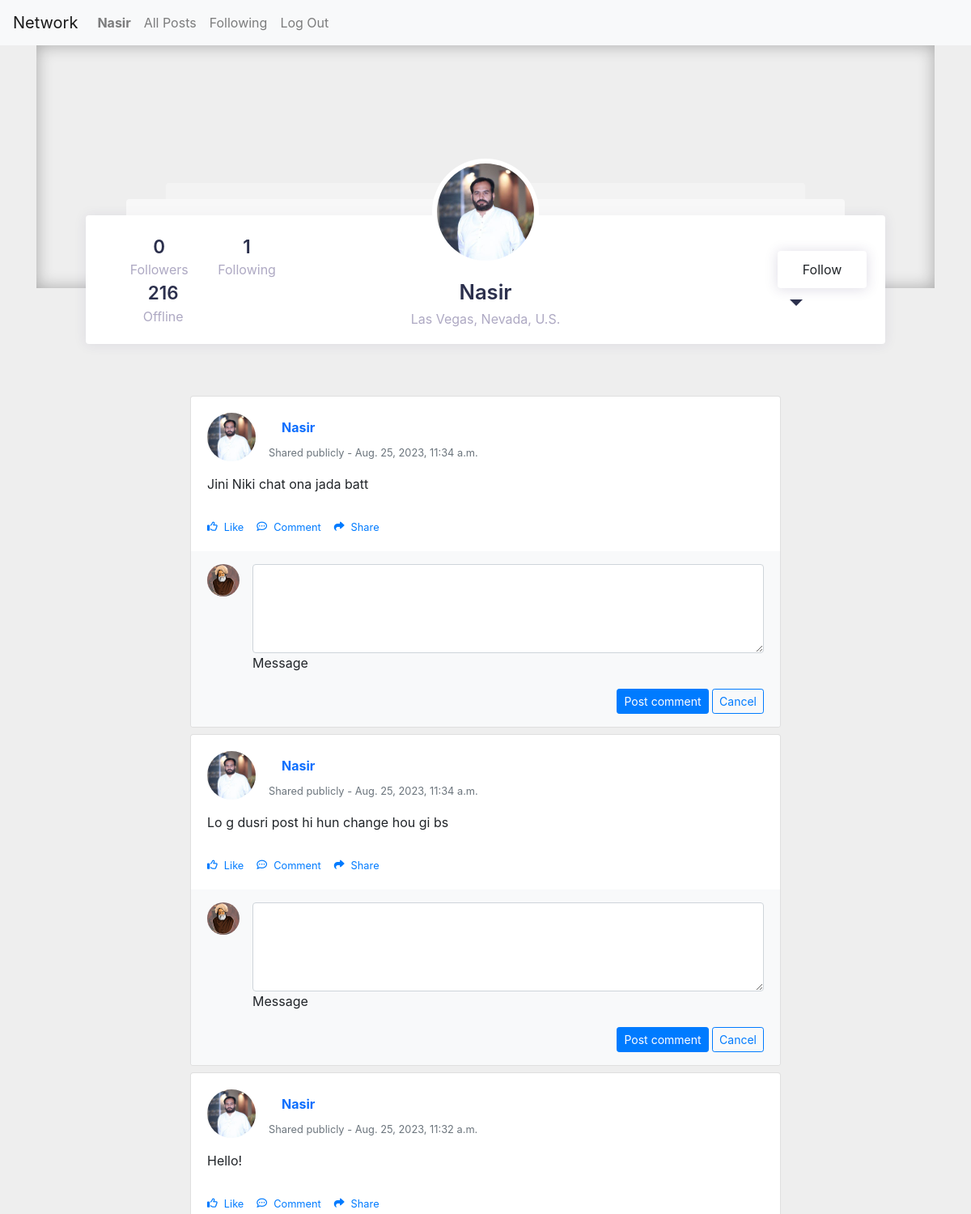
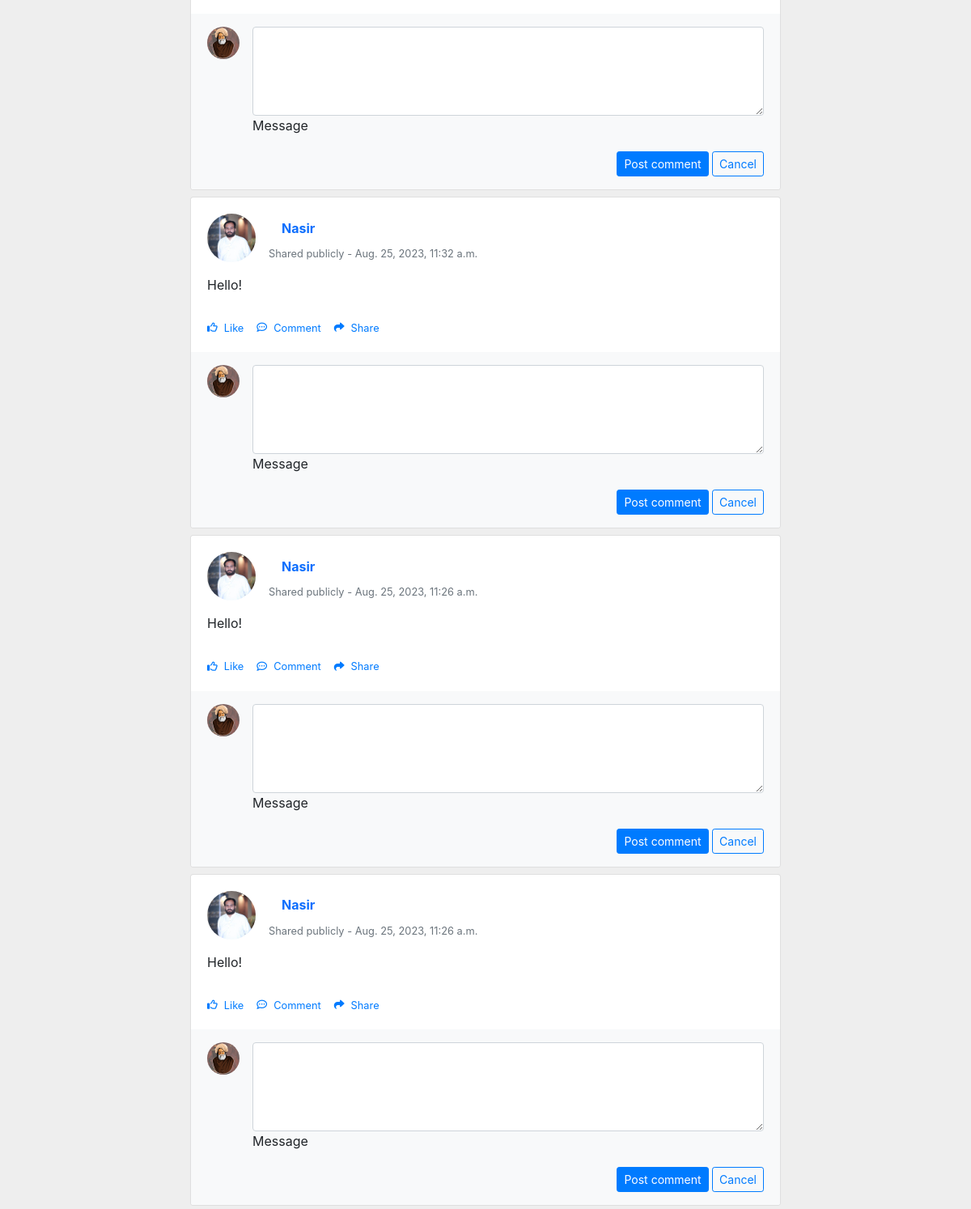
/profile/17 (signed in), run on the app's committed database (2 pictures, top to bottom).
### network/models.py (models this page shows, shortened)
class User(AbstractUser):
    picture = models.ImageField(upload_to='network/files/profile_pictures/', blank=True, null=True)

class Post(models.Model):
    user = models.ForeignKey(User, on_delete=models.CASCADE, related_name="Creater")
    text = models.TextField()
    created_at = models.DateTimeField(auto_now_add=True)

### network/views.py (the view)
# urls.py: path("profile/<int:user_id>", views.profile, name = "profile"),
def profile(request, user_id):
    if request.method == "POST":
        action = request.POST["action"]
        following_user_id = request.POST["following_user"]
        being_followed_id = user_id
        following_user = User.objects.get(pk = following_user_id)
        being_followed = User.objects.get(pk = being_followed_id)
        if action == "Follow":
            new_follow = Follow(
                follower = following_user,
                followed = being_followed
            )
            new_follow.save()
            btn_text = "Unfollow"
        else:
            Follow.objects.get(followed = being_followed, follower = following_user).delete()
            btn_text = "Follow"
        profile_user = User.objects.get(pk = user_id)
        followers_count = Follow.objects.filter(followed = profile_user).count
        followed_count = Follow.objects.filter(follower = profile_user).count
        posts = Post.objects.filter(user = profile_user).order_by('-created_at')
        return render(request, "network/profile.html" , {'user': profile_user, 'followers':followers_count, 'followed':followed_count, 'posts':posts, 'btn_text': btn_text})
    else:
        profile_user = User.objects.get(pk = user_id)
        followers_count = Follow.objects.filter(followed = profile_user).count
        followed_count = Follow.objects.filter(follower = profile_user).count
        posts = Post.objects.filter(user = profile_user).order_by('-created_at')
        if Follow.objects.filter(follower = request.user, followed = profile_user).exists():
            btn_text = "Unfollow"
        else:
            btn_text = "Follow"
        return render(request, "network/profile.html" , {'user': profile_user, 'followers':followers_count, 'followed':followed_count, 'posts':posts, 'btn_text': btn_text})

### network/templates/network/profile.html (shortened to what this page needs)
{% extends "network/layout.html" %}
{% block body %}
<section style="background-color: #eee;">
<div class="container db-social">
    <div class="container-fluid">
        <div class="row justify-content-center">
            <div class="col-xl-11">
                <div class="widget head-profile has-shadow">
                    <div class="widget-body pb-0">
                        <div class="row d-flex align-items-center">
                            <div class="col-xl-4 col-md-4 d-flex justify-content-lg-start justify-content-md-start justify-content-center">
                                <ul>
                                    <li>
                                        <div class="counter">{{followers}}</div>
                                        <div class="heading">Followers</div>
                                    </li>
                                    <li>
                                        <div class="counter">{{followed}}</div>
                                        <div class="heading">Following</div>
                                    </li>
                                    <li>
                                        <div class="counter">216</div>
                                        <div class="heading">Offline</div>
                                    </li>
                                </ul>
                            </div>
                            <div class="col-xl-4 col-md-4 d-flex justify-content-center">
                                <div class="image-default">
                                    <img class="rounded-circle" src="{{user.picture.url}}" alt="...">
                                </div>
                                <div class="infos">
                                    <h2>{{user.username}}</h2>
                                    <div class="location">Las Vegas, Nevada, U.S.</div>
                                </div>
                            </div>
                            <div class="col-xl-4 col-md-4 d-flex justify-content-lg-end justify-content-md-end justify-content-center">
                                <div class="follow">
                                    {% if not user == request.user %}
                                    <form method="post" action="{% url 'profile' user.id %}">
                                        <button type="submit" class="btn btn-shadow">{{btn_text}}</a></button>
                                    </form>
                                    {% endif %}
                                    <div class="actions dark">
                                        <div class="dropdown">
                                            <button type="button" data-toggle="dropdown" aria-haspopup="true" aria-expanded="false" class="dropdown-toggle">
                                            </button>
                                        </div>
                                    </div>
                                </div>
                            </div>
                        </div>
                    </div>
                </div>
            </div>
        </div>
    </div>
</div>
</section>
{% for post in posts %}
<section style="background-color: #eee;">
  <div class="container py-1">
    <div class="row d-flex justify-content-center">
      <div class="col-md-12 col-lg-10 col-xl-8">
        <div class="card">
          <div class="card-body">
            <div class="d-flex flex-start align-items-center">
                {% if request.user.picture %}
              <img class="rounded-circle shadow-1-strong me-3"
                src="{{ post.user.picture.url }}" alt="avatar" width="60"
                height="60" />
                {% endif %}
              <div>
                <h6 class="fw-bold text-primary mb-1">
                  <a class="nav-link" href="{% url 'profile' post.user.id%}">
                  {{post.user}}
                </a>
                </h6>
                <p class="text-muted small mb-0">
                  Shared publicly - {{post.created_at}}
                </p>
              </div>
            </div>
            <p class="mt-3 mb-4 pb-2">
              {{post.text}}
            </p>
            <div class="small d-flex justify-content-start">
              <a href="#!" class="d-flex align-items-center me-3">
                <i class="far fa-thumbs-up me-2"></i>
                <p class="mb-0">Like</p>
              </a>
              <a href="#!" class="d-flex align-items-center me-3">
                <i class="far fa-comment-dots me-2"></i>
                <p class="mb-0">Comment</p>
              </a>
              <a href="#!" class="d-flex align-items-center me-3">
                <i class="fas fa-share me-2"></i>
                <p class="mb-0">Share</p>
              </a>
            </div>
          </div>
          <div class="card-footer py-3 border-0" style="background-color: #f8f9fa;">
            <div class="d-flex flex-start w-100">
              {% if request.user.picture %}
              <img class="rounded-circle shadow-1-strong me-3"
                src="{{ request.user.picture.url }}" alt="avatar" width="40"
                height="40" />
                {% endif %}
              <div class="form-outline w-100">
                <textarea class="form-control" id="textAreaExample" rows="4"
                  style="background: #fff;"></textarea>
                <label class="form-label" for="textAreaExample">Message</label>
              </div>
            </div>
            <div class="float-end mt-2 pt-1">
              <button type="button" class="btn btn-primary btn-sm">
                Post comment
              </button>
              <button type="button" class="btn btn-outline-primary btn-sm">
                Cancel
              </button>
            </div>
          </div>
        </div>
      </div>
    </div>
  </div>
</section>
{% endfor %}
{% endblock %}

### network/templates/network/layout.html (shortened to what this page needs)
{% load static %}
<!DOCTYPE html>
<html lang="en">
    <head>
        <link href="{% static 'network/styles.css' %}" rel="stylesheet">
        <link rel="stylesheet" href="https://stackpath.bootstrapcdn.com/bootstrap/4.4.1/css/bootstrap.min.css">
        <link href="https://cdn.jsdelivr.net/npm/bootstrap@5.0.2/dist/css/bootstrap.min.css" rel="stylesheet">
        <link rel="stylesheet" href="https://stackpath.bootstrapcdn.com/bootstrap/4.1.1/css/bootstrap.min.css">
    </head>
    <body>
        <nav class="navbar navbar-expand-lg navbar-light bg-light">
            <a class="navbar-brand" href="#">Network</a>
            <div>
              <ul class="navbar-nav mr-auto">
                {% if user.is_authenticated %}
                    <li class="nav-item">
                        <a class="nav-link" href="#"><strong>{{ user.username }}</strong></a>
                    </li>
                {% endif %}
                <li class="nav-item">
                  <a class="nav-link" href="{% url 'index' %}">All Posts</a>
                </li>
                {% if user.is_authenticated %}
                    <li class="nav-item">
                        <a class="nav-link" href="#">Following</a>
                    </li>
                    <li class="nav-item">
                        <a class="nav-link" href="{% url 'logout' %}">Log Out</a>
                    </li>
                {% endif %}
              </ul>
            </div>
          </nav>
        <div class="body">
            {% block body %}
            {% endblock %}
        </div>
    </body>
</html>

### network/static/network/styles.css (style rules this page uses)
body { margin-top:20px; background:#eee; }
.container-fluid { padding: 30px 30px; }
.db-social .head-profile { margin-top: -120px; border-radius: 4px; position: relative; }
.widget { background: #fff; border-radius: 0; border: none; margin-bottom: 30px; }
.has-shadow { box-shadow: 0 1px 15px 1px rgba(52,40,104,.08); }
.db-social .head-profile:before { content: ""; background: rgba(255,255,255,.6); height: 20px; width: 90%; position: absolute; top: -20px; left: 0; right: 0; margin: 0 auto; border-radius: 4px 4px 0 0; }
.db-social .head-profile:after { content: ""; background: rgba(255,255,255,.3); height: 20px; width: 80%; position: absolute; top: -40px; left: 0; right: 0; margin: 0 auto; border-radius: 4px 4px 0 0; }
.db-social .widget-body { padding: 1rem 1.4rem; }
.widget-body { padding: 1.4rem; }
.pb-0, .py-0 { padding-bottom: 0!important; }
.db-social .image-default img { width: 120px; position: absolute; top: -80px; left: 0; right: 0; margin: 0 auto; box-shadow: 0 0 0 6px rgba(255,255,255,1); z-index: 10; }
.db-social .infos { text-align: center; margin-top: 4rem; margin-bottom: 1rem; line-height: 1.8rem; }
.db-social h2 { color: #2c304d; font-size: 1.6rem; font-weight: 600; margin-bottom: .2rem; }
.db-social .location { color: #aea9c3; font-size: 1rem; }
.db-social .follow .btn { padding: 10px 30px; }
.btn:not(:disabled):not(.disabled) { cursor: pointer; }
.btn-shadow, .btn-shadow a { color: #5d5386; background-color: #fff; border-color: #fff; box-shadow: 0 1px 15px 1px rgba(52,40,104,.15); }
.db-social .head-profile .actions { display: inline-block; vertical-align: middle; margin-left: .5rem; }
.actions { z-index: 999; display: block; }
.actions.dark .dropdown-toggle { color: #2c304d; }
.actions .dropdown-toggle { color: #98a8b4; background: none; border: none; padding: 0; font-size: 1.7rem; }
.db-social .head-profile li:first-child { padding-left: 0; }
.db-social .head-profile li { display: inline-block; text-align: center; padding: 0 1rem; }
.db-social .head-profile li .counter { color: #2c304d; font-size: 1.4rem; font-weight: 600; }
.db-social .head-profile li .heading { color: #aea9c3; font-size: 1rem; }

### data on the page
User: username "Nasir", picture (picture)
Post: user.picture (picture), user "Nasir", created_at "Aug. 25, 2023, 11:34 a.m.", text "Jini Niki chat ona jada batt"
Post: user.picture (picture), user "Nasir", created_at "Aug. 25, 2023, 11:34 a.m.", text "Lo g dusri post hi hun change hou gi bs"
Post: user.picture (picture), user "Nasir", created_at "Aug. 25, 2023, 11:32 a.m.", text "Hello!"
Post: user.picture (picture), user "Nasir", created_at "Aug. 25, 2023, 11:32 a.m.", text "Hello!"
Post: user.picture (picture), user "Nasir", created_at "Aug. 25, 2023, 11:26 a.m.", text "Hello!"
Post: user.picture (picture), user "Nasir", created_at "Aug. 25, 2023, 11:26 a.m.", text "Hello!"

### other printed values
{{ followers }} "0"
{{ followed }} "1"
{{ btn_text }} "Follow"
